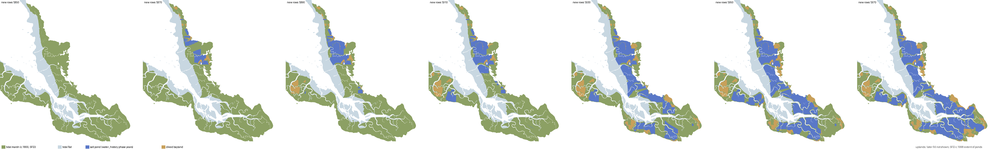
#> input picture data/manual/landscape/check_south_bay_salt_by_decade.png, 1000 x 150 px, shrunk from 3906 x 587 before the run
$ python -i hatch.py   (imports and definitions only)
#> lines starting #> are read from the running program, lines starting #| are printed output that depends on the picture; after the words box and inside, x2 and y2 are one past the last pixel; in counts of white or black regions, pixels touching at a corner belong together
#> further down, picture is the input picture: shape (150, 1000, 3); mean B, G, R 228.3, 232.8, 228.3
import numpy as np, cv2
def hatch_mask(img, thresh=175, win=9, dens=0.28, open_px=9, zone_xy=None, H=None):
#> called with thresh = 175, win = 9, dens = 0.28, open_px = 9
    r,g,b=[img[:,:,i].astype(int) for i in range(3)]
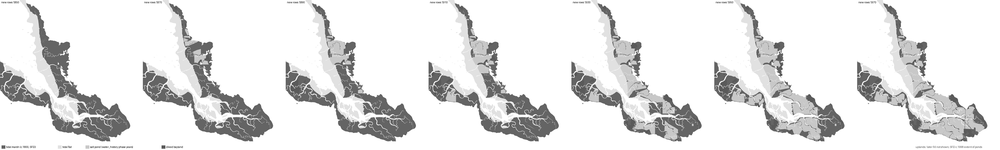
#> r: shape (150, 1000) int64; min 59, max 255, mean 228.3
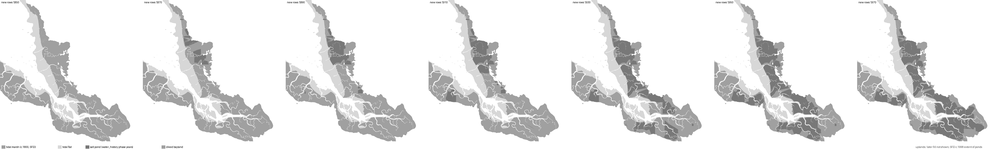
#> g: shape (150, 1000) int64; min 96, max 255, mean 232.8
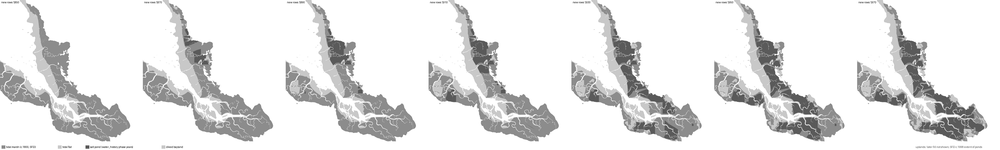
#> b: shape (150, 1000) int64; min 61, max 255, mean 228.3
    d=((r<thresh)&(g<thresh)&(b<thresh)&(np.abs(r-b)<50)).astype(np.float32)
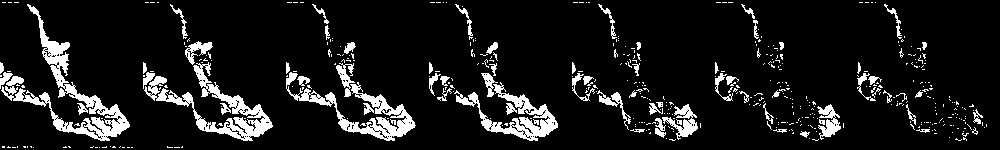
#> d: shape (150, 1000) float32; values 0 (black) and 1 (white), 10.5% white; 460 white regions (392 under 20 px), largest, box (x1, y1, x2, y2) and area: (1, 4, 130, 141) 3042, (144, 62, 273, 141) 2378, (286, 72, 416, 141) 1983
    den=cv2.blur(d,(win,win))
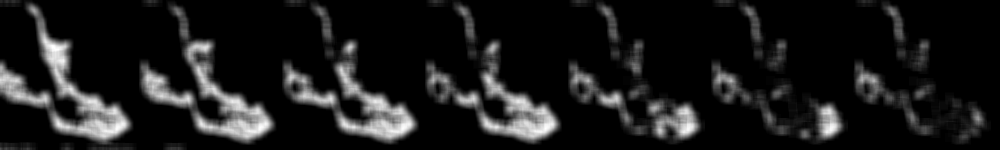
#> den: shape (150, 1000) float32; min 0, max 1, mean 0.105
    m=(den>dens).astype(np.uint8)
#> m: shape (150, 1000); values 0 (black) and 1 (white), 15% white; 52 white regions (7 under 20 px), largest, box (x1, y1, x2, y2) and area: (28, 4, 131, 144) 3830, (184, 41, 274, 143) 3343, (335, 60, 417, 143) 2865
    solid=cv2.blur(d,(5,5))>0.9          # solid black fills
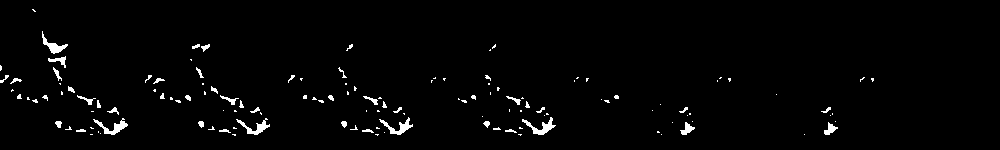
#> solid: shape (150, 1000) bool; 1.9% white; 133 white regions (87 under 20 px), largest, box (x1, y1, x2, y2) and area: (522, 117, 556, 135) 209, (93, 118, 128, 135) 203, (379, 117, 413, 135) 199
    m[solid]=1
    if zone_xy is not None:
        zm=np.zeros_like(m); cv2.fillPoly(zm,[np.array([[x+H,H-y] for x,y in zone_xy],np.int32)],1); m&=zm
    m=cv2.morphologyEx(m,cv2.MORPH_OPEN,cv2.getStructuringElement(cv2.MORPH_RECT,(open_px,open_px)))
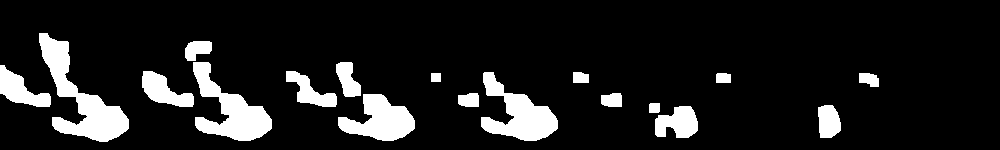
#> m: shape (150, 1000); values 0 (black) and 1 (white), 11.7% white; 18 white regions, largest, box (x1, y1, x2, y2) and area: (39, 33, 129, 142) 3461, (193, 62, 272, 141) 2755, (481, 72, 558, 141) 2542
    return m

>>> import cv2
>>> picture = cv2.imread('../../landscape/check_south_bay_salt_by_decade.png')
>>> result = hatch_mask(picture)
